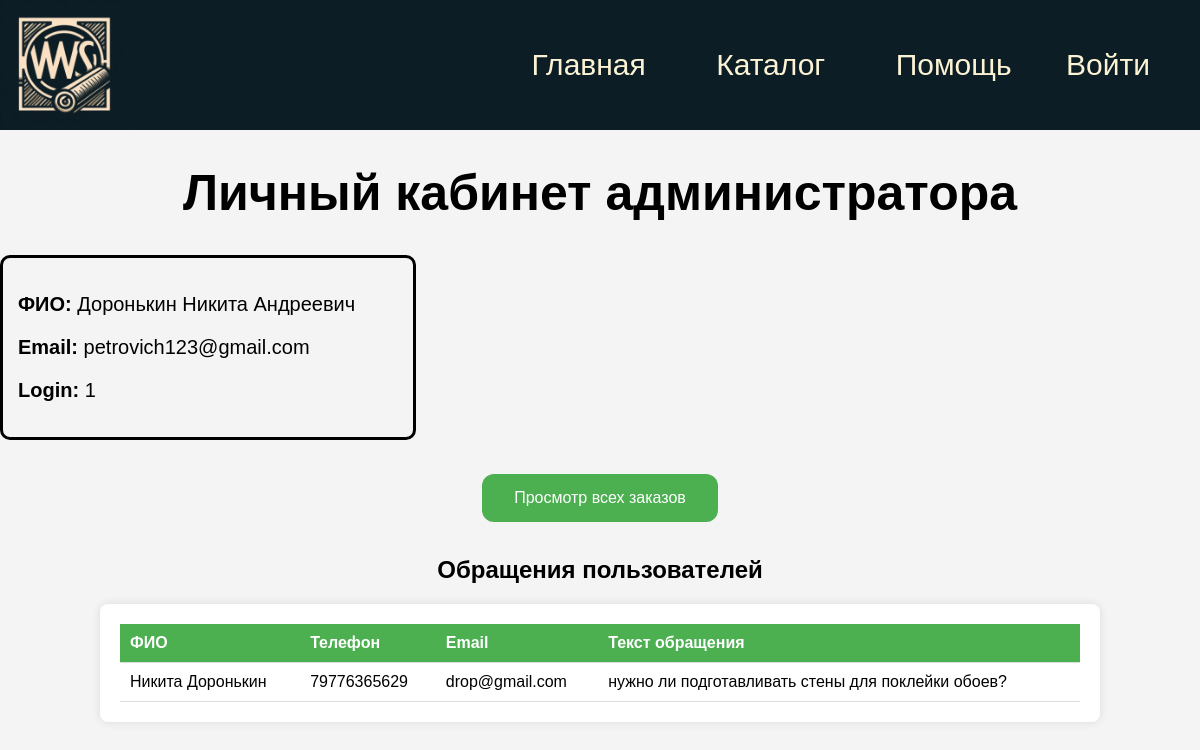
The page /profile/index.php on the database its author committed.
### tables this page shows
CREATE TABLE `user` (
  `id` int NOT NULL,
  `fullname` varchar(100) NOT NULL,
  `email` varchar(100) NOT NULL,
  `login` varchar(30) NOT NULL,
  `password` varchar(255) NOT NULL,
  `role` varchar(30) NOT NULL DEFAULT 'Пользователь'
);

CREATE TABLE `message` (
  `id` int NOT NULL,
  `name` varchar(100) NOT NULL,
  `telephone` varchar(30) NOT NULL,
  `email` varchar(50) NOT NULL,
  `content` varchar(500) NOT NULL
);

### profile/index.php (the view, shortened to what this page needs)
<?php
include "../inc/header.php";
?>
<?php
$db = new PDO('mysql:host=localhost;dbname=DATA_BASE_WALLPAPER;charset=utf8', 'root', '');
$stmt = $db->query("SELECT * FROM user WHERE id = 1");
$adminData = $stmt->fetch(PDO::FETCH_ASSOC);
$userIssues = $db->query("SELECT * FROM message")->fetchAll(PDO::FETCH_ASSOC);
?>
<!DOCTYPE html>
<html lang="ru">
<head>
</head>
<body>
    <div style="text-align: center; font-size: 25px; ">
        <h1>Личный кабинет администратора</h1>
    </div>
    <div style="font-size: 20px; border: solid 3px; border-radius: 10px; padding: 15px; width: 380px">
        <p><strong>ФИО:</strong> <?= $adminData['fullname'] ?></p>
        <p><strong>Email:</strong> <?= $adminData['email'] ?></p>
        <p><strong>Login:</strong> <?= $adminData['login'] ?></p>
    </div>
    <div style="text-align: center; margin-top: 30px;  ">
        <div class="but"><button onclick="location.href='../profile/index1.php';">Просмотр всех заказов</button></div>
    </div>
    <div style="text-align: center; margin-top: 30px;">
    <h2>Обращения пользователей</h2>
    </div>
    <div class="table-container">
        <table>
        <tr>
            <th>ФИО</th>
            <th>Телефон</th>
            <th>Email</th>
            <th>Текст обращения</th>
        </tr>
        <?php foreach ($userIssues as $issue): ?>
            <tr>
                <td><?= $issue['name'] ?></td>
                <td><?= $issue['telephone'] ?></td>
                <td><?= $issue['email'] ?></td>
                <td><?= $issue['content'] ?></td>
            </tr>
        <?php endforeach; ?>
    </table>
    </div>
</body>
</html>

### profile/index.php (style rules this page uses)
.but button { background-color: #4CAF50; border: none; color: white; padding: 15px 32px; text-align: center; text-decoration: none; display: inline-block; font-size: 16px; margin: 4px 2px; cursor: pointer; border-radius: 12px; transition-duration: 0.4s; }
body { font-family: Arial, sans-serif; margin: 0; padding: 0; background-color: #f4f4f4; }
.table-container { width: 80%; margin: 20px auto; background-color: #fff; padding: 20px; box-shadow: 0 0 10px rgba(0, 0, 0, 0.1); border-radius: 8px; }
table { width: 100%; border-collapse: collapse; margin: 0 auto; }
th, td { padding: 10px; text-align: left; border-bottom: 1px solid #ddd; }
th { background-color: #4CAF50; color: white; }

### rows shown on the page
user: fullname "Доронькин Никита Андреевич", email "petrovich123@gmail.com", login "1"
message: name "Никита Доронькин", telephone "79776365629", email "drop@gmail.com", content "нужно ли подготавливать стены для поклейки обоев?"
